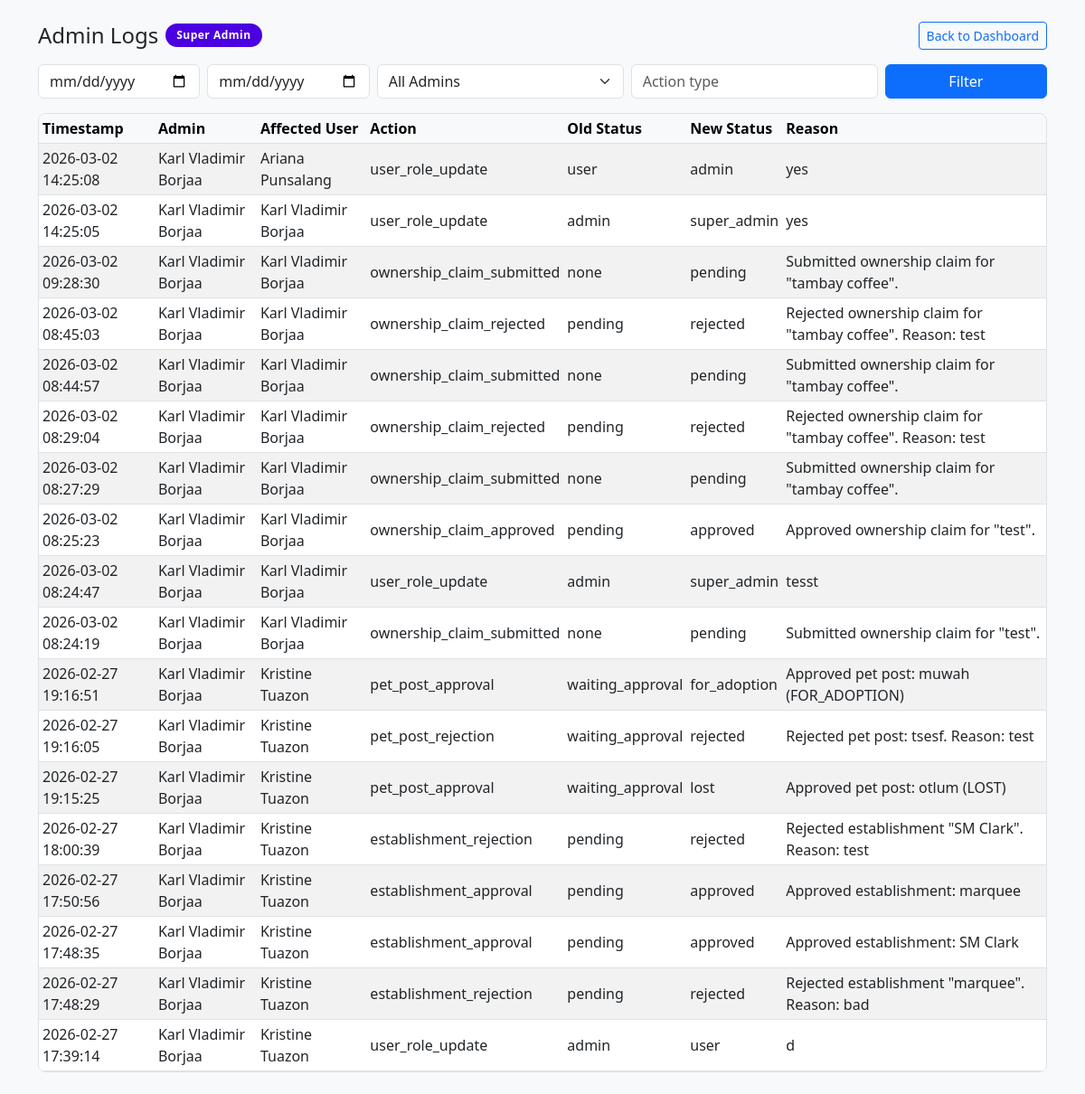
Screenshot of /admin_logs.php (signed in) with the database file from the repository.
### tables this page shows
CREATE TABLE `admin_logs` (
  `log_id` int(11) NOT NULL,
  `admin_id` int(11) NOT NULL,
  `admin_name` varchar(255) NOT NULL,
  `affected_user_id` int(11) DEFAULT NULL,
  `affected_user_name` varchar(255) DEFAULT NULL,
  `action_type` varchar(80) NOT NULL,
  `old_status` varchar(80) DEFAULT NULL,
  `new_status` varchar(80) DEFAULT NULL,
  `reason` text DEFAULT NULL,
  `created_at` timestamp NOT NULL DEFAULT current_timestamp()
);

### admin_logs.php (the view, shortened to what this page needs)
<?php
require_once 'db_config.php';
$currentRole = $_SESSION['role'] ?? 'admin';
$from = $_GET['from'] ?? '';
$to = $_GET['to'] ?? '';
$action = $_GET['action'] ?? '';
$params = [];
$sql = "SELECT * FROM admin_logs";
$sql .= " ORDER BY created_at DESC LIMIT 500";
$logs = [];
try {
    $stmt = $pdo->prepare($sql);
    $stmt->execute($params);
    $logs = $stmt->fetchAll(PDO::FETCH_ASSOC);
} catch (Exception $e) {
    $logs = [];
}
?>
<!DOCTYPE html>
<html lang="en">
<head>
    <link href="https://cdn.jsdelivr.net/npm/bootstrap@5.3.0/dist/css/bootstrap.min.css" rel="stylesheet">
</head>
<body class="bg-light">
<div class="container py-4">
    <div class="d-flex justify-content-between align-items-center mb-3">
        <div class="d-flex align-items-center gap-2">
            <h1 class="h4 mb-0">Admin Logs</h1>
            <?php if ($currentRole === 'super_admin'): ?>
                <span class="role-badge super-admin-badge">Super Admin</span>
            <?php else: ?>
                <span class="role-badge admin-badge">Admin</span>
            <?php endif; ?>
        </div>
        <a href="admin_reports.php" class="btn btn-outline-primary btn-sm">Back to Dashboard</a>
    </div>
    <form method="GET" class="row g-2 mb-3">
        <div class="col-md-2"><input type="date" name="from" value="<?php echo htmlspecialchars($from); ?>" class="form-control"></div>
        <div class="col-md-2"><input type="date" name="to" value="<?php echo htmlspecialchars($to); ?>" class="form-control"></div>
        <div class="col-md-3">
            <select name="admin" class="form-select">
                <option value="">All Admins</option>
            </select>
        </div>
        <div class="col-md-3"><input type="text" name="action" value="<?php echo htmlspecialchars($action); ?>" class="form-control" placeholder="Action type"></div>
        <div class="col-md-2"><button class="btn btn-primary w-100">Filter</button></div>
    </form>
    <div class="table-responsive bg-white rounded-3 border">
        <table class="table table-sm table-striped align-middle mb-0">
            <thead class="table-light">
                <tr>
                    <th>Timestamp</th>
                    <th>Admin</th>
                    <th>Affected User</th>
                    <th>Action</th>
                    <th>Old Status</th>
                    <th>New Status</th>
                    <th>Reason</th>
                </tr>
            </thead>
            <tbody>
                <?php if (empty($logs)): ?>
                    <tr><td colspan="7" class="text-center py-3">No logs found.</td></tr>
                <?php else: ?>
                    <?php foreach ($logs as $log): ?>
                        <tr>
                            <td><?php echo htmlspecialchars($log['created_at']); ?></td>
                            <td><?php echo htmlspecialchars($log['admin_name']); ?></td>
                            <td><?php echo htmlspecialchars($log['affected_user_name'] ?? '-'); ?></td>
                            <td><?php echo htmlspecialchars($log['action_type']); ?></td>
                            <td><?php echo htmlspecialchars($log['old_status'] ?? '-'); ?></td>
                            <td><?php echo htmlspecialchars($log['new_status'] ?? '-'); ?></td>
                            <td><?php echo htmlspecialchars($log['reason'] ?? '-'); ?></td>
                        </tr>
                    <?php endforeach; ?>
                <?php endif; ?>
            </tbody>
        </table>
    </div>
</div>
</body>
</html>

### admin_logs.php (style rules this page uses)
.role-badge { display: inline-block; padding: 4px 12px; border-radius: 20px; font-size: 0.75rem; font-weight: 600; letter-spacing: 0.5px; }
.super-admin-badge { background: #4a00e0; color: #ffffff; }

### rows the page displays
admin_logs: created_at "2026-03-02 14:25:08", admin_name "Karl Vladimir Borjaa", affected_user_name "Ariana Punsalang", action_type "user_role_update", old_status "user", new_status "admin", reason "yes"
admin_logs: created_at "2026-03-02 14:25:05", admin_name "Karl Vladimir Borjaa", affected_user_name "Karl Vladimir Borjaa", action_type "user_role_update", old_status "admin", new_status "super_admin", reason "yes"
admin_logs: created_at "2026-03-02 09:28:30", admin_name "Karl Vladimir Borjaa", affected_user_name "Karl Vladimir Borjaa", action_type "ownership_claim_submitted", old_status "none", new_status "pending", reason "Submitted ownership claim for \"tambay coffee\"."
admin_logs: created_at "2026-03-02 08:45:03", admin_name "Karl Vladimir Borjaa", affected_user_name "Karl Vladimir Borjaa", action_type "ownership_claim_rejected", old_status "pending", new_status "rejected", reason "Rejected ownership claim for \"tambay coffee\". Reason: test"
admin_logs: created_at "2026-03-02 08:44:57", admin_name "Karl Vladimir Borjaa", affected_user_name "Karl Vladimir Borjaa", action_type "ownership_claim_submitted", old_status "none", new_status "pending", reason "Submitted ownership claim for \"tambay coffee\"."
admin_logs: created_at "2026-03-02 08:29:04", admin_name "Karl Vladimir Borjaa", affected_user_name "Karl Vladimir Borjaa", action_type "ownership_claim_rejected", old_status "pending", new_status "rejected", reason "Rejected ownership claim for \"tambay coffee\". Reason: test"
admin_logs: created_at "2026-03-02 08:27:29", admin_name "Karl Vladimir Borjaa", affected_user_name "Karl Vladimir Borjaa", action_type "ownership_claim_submitted", old_status "none", new_status "pending", reason "Submitted ownership claim for \"tambay coffee\"."
admin_logs: created_at "2026-03-02 08:25:23", admin_name "Karl Vladimir Borjaa", affected_user_name "Karl Vladimir Borjaa", action_type "ownership_claim_approved", old_status "pending", new_status "approved", reason "Approved ownership claim for \"test\"."
admin_logs: created_at "2026-03-02 08:24:47", admin_name "Karl Vladimir Borjaa", affected_user_name "Karl Vladimir Borjaa", action_type "user_role_update", old_status "admin", new_status "super_admin", reason "tesst"
admin_logs: created_at "2026-03-02 08:24:19", admin_name "Karl Vladimir Borjaa", affected_user_name "Karl Vladimir Borjaa", action_type "ownership_claim_submitted", old_status "none", new_status "pending", reason "Submitted ownership claim for \"test\"."
admin_logs: created_at "2026-02-27 19:16:51", admin_name "Karl Vladimir Borjaa", affected_user_name "Kristine Tuazon", action_type "pet_post_approval", old_status "waiting_approval", new_status "for_adoption", reason "Approved pet post: muwah (FOR_ADOPTION)"
admin_logs: created_at "2026-02-27 19:16:05", admin_name "Karl Vladimir Borjaa", affected_user_name "Kristine Tuazon", action_type "pet_post_rejection", old_status "waiting_approval", new_status "rejected", reason "Rejected pet post: tsesf. Reason: test"
admin_logs: created_at "2026-02-27 19:15:25", admin_name "Karl Vladimir Borjaa", affected_user_name "Kristine Tuazon", action_type "pet_post_approval", old_status "waiting_approval", new_status "lost", reason "Approved pet post: otlum (LOST)"
admin_logs: created_at "2026-02-27 18:00:39", admin_name "Karl Vladimir Borjaa", affected_user_name "Kristine Tuazon", action_type "establishment_rejection", old_status "pending", new_status "rejected", reason "Rejected establishment \"SM Clark\". Reason: test"
admin_logs: created_at "2026-02-27 17:50:56", admin_name "Karl Vladimir Borjaa", affected_user_name "Kristine Tuazon", action_type "establishment_approval", old_status "pending", new_status "approved", reason "Approved establishment: marquee"
admin_logs: created_at "2026-02-27 17:48:35", admin_name "Karl Vladimir Borjaa", affected_user_name "Kristine Tuazon", action_type "establishment_approval", old_status "pending", new_status "approved", reason "Approved establishment: SM Clark"
admin_logs: created_at "2026-02-27 17:48:29", admin_name "Karl Vladimir Borjaa", affected_user_name "Kristine Tuazon", action_type "establishment_rejection", old_status "pending", new_status "rejected", reason "Rejected establishment \"marquee\". Reason: bad"
admin_logs: created_at "2026-02-27 17:39:14", admin_name "Karl Vladimir Borjaa", affected_user_name "Kristine Tuazon", action_type "user_role_update", old_status "admin", new_status "user", reason "d"
